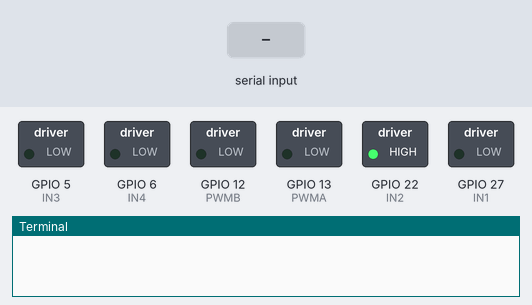
Simulated run of this program. Board: Raspberry Pi (BCM pin numbers). On the bench: switched loads named in the program (green lamp = pin HIGH), the last lines printed to the terminal. The test bench sets the inputs (shaded band).

Above: at 0.1 s.
At 1.2 s:
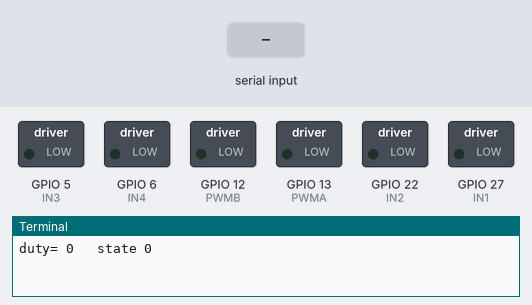
1.3 s: "pressed1\n" received over the second serial link
2.8 s: "pressed0\n" received over the second serial link
At 3.5 s:
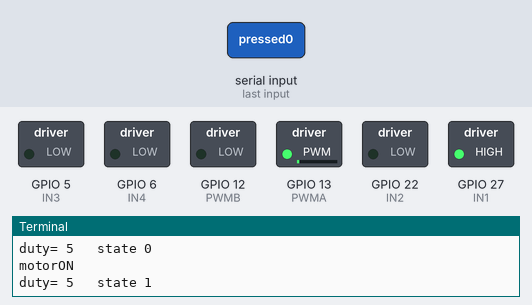
Timing chart, 0 to 5.8 s (numbered marks = the images above; inputs shaded):
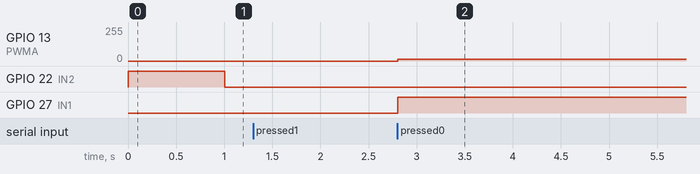

Measured:
- after the input at 2.8 s, GPIO 13 (PWMA): 0/255 → 13/255 at once; GPIO 27 (IN1): LOW → HIGH at once

The program:

e4.py
```python
import RPi.GPIO as GPIO
import serial
import time

serial=serial.Serial("/dev/ttyACM0",9600,timeout=1)
serial.reset_input_buffer()
serial.reset_output_buffer()

GPIO.setwarnings(False)
GPIO.setmode(GPIO.BCM)

IN1=27
IN2=22
PWMA=13
IN3=5
IN4=6
PWMB=12

default=19

class component_pwm():
    def __init__(self):
        IN1=27
        IN2=22
        PWMA=13
        IN3=5
        IN4=6
        PWMB=12
        GPIO.setup(IN1,GPIO.OUT)
        GPIO.setup(IN2,GPIO.OUT)
        GPIO.setup(PWMA,GPIO.OUT)

        GPIO.setup(IN3,GPIO.OUT)
        GPIO.setup(IN4,GPIO.OUT)
        GPIO.setup(PWMB,GPIO.OUT)
        self.IN1=IN1
        self.IN2=IN2
        self.IN3=IN3
        self.IN4=IN4

        self.pwma=GPIO.PWM(PWMA,50)
        self.pwmb=GPIO.PWM(PWMB,50)
        self.pwma.start(0)
        self.pwmb.start(0)


    def component_state(self,duty,state):
        #pass
        if(state==1):
            if(duty>0):
                GPIO.output(self.IN1,GPIO.HIGH)
                GPIO.output(self.IN2,GPIO.LOW)
                self.pwma.ChangeDutyCycle(duty)
            else:
                GPIO.output(self.IN1,GPIO.LOW)
                GPIO.output(self.IN2,GPIO.HIGH)
                self.pwma.ChangeDutyCycle(duty*-1)

        else:
            GPIO.output(self.IN1,GPIO.LOW)
            GPIO.output(self.IN2,GPIO.LOW)
            self.pwma.ChangeDutyCycle(0)


class motor_pwm(component_pwm):
    def __init__(self):
        #pass
        super().__init__()


motor=motor_pwm()
dutydefault=0
anstate=0
statedefault=0

motor.component_state(0,1)
while(True):
    try:
        value=serial.readline().decode('utf-8').rstrip()

        if(value=="pressed1"):

            dutydefault=dutydefault+5
            print("duty+",dutydefault)

        if(value=="pressed0"):
            statedefault = 1 - statedefault  # Alternar entre 0 y 1
            print("motorON" if statedefault == 1 else "motorOFF")


        print("duty=",dutydefault, "  state",statedefault)
        motor.component_state(int(dutydefault),statedefault)


    except:
        print("No connected ERROR")


   
```
